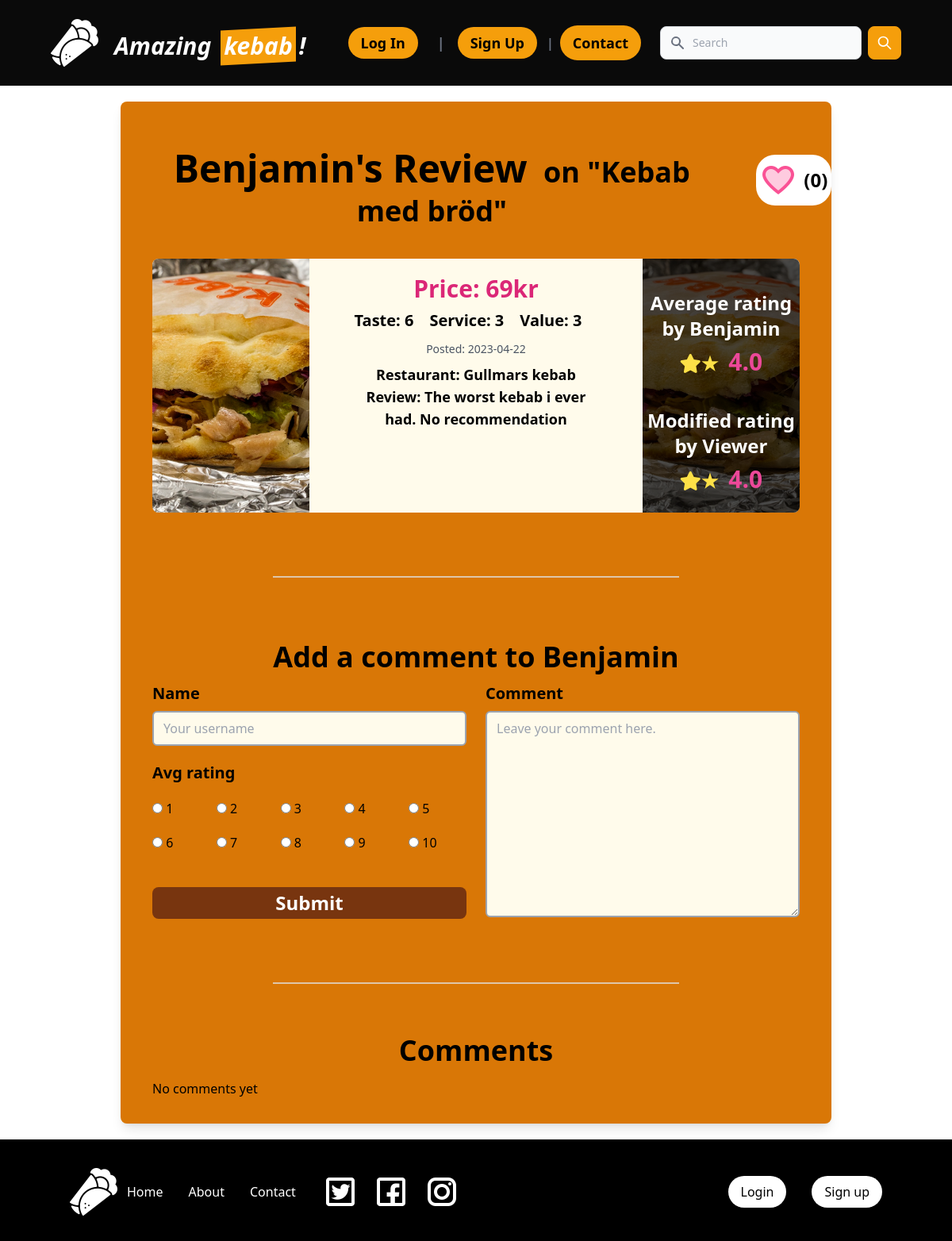
Page /core/detail/12/ on the earlier database version.
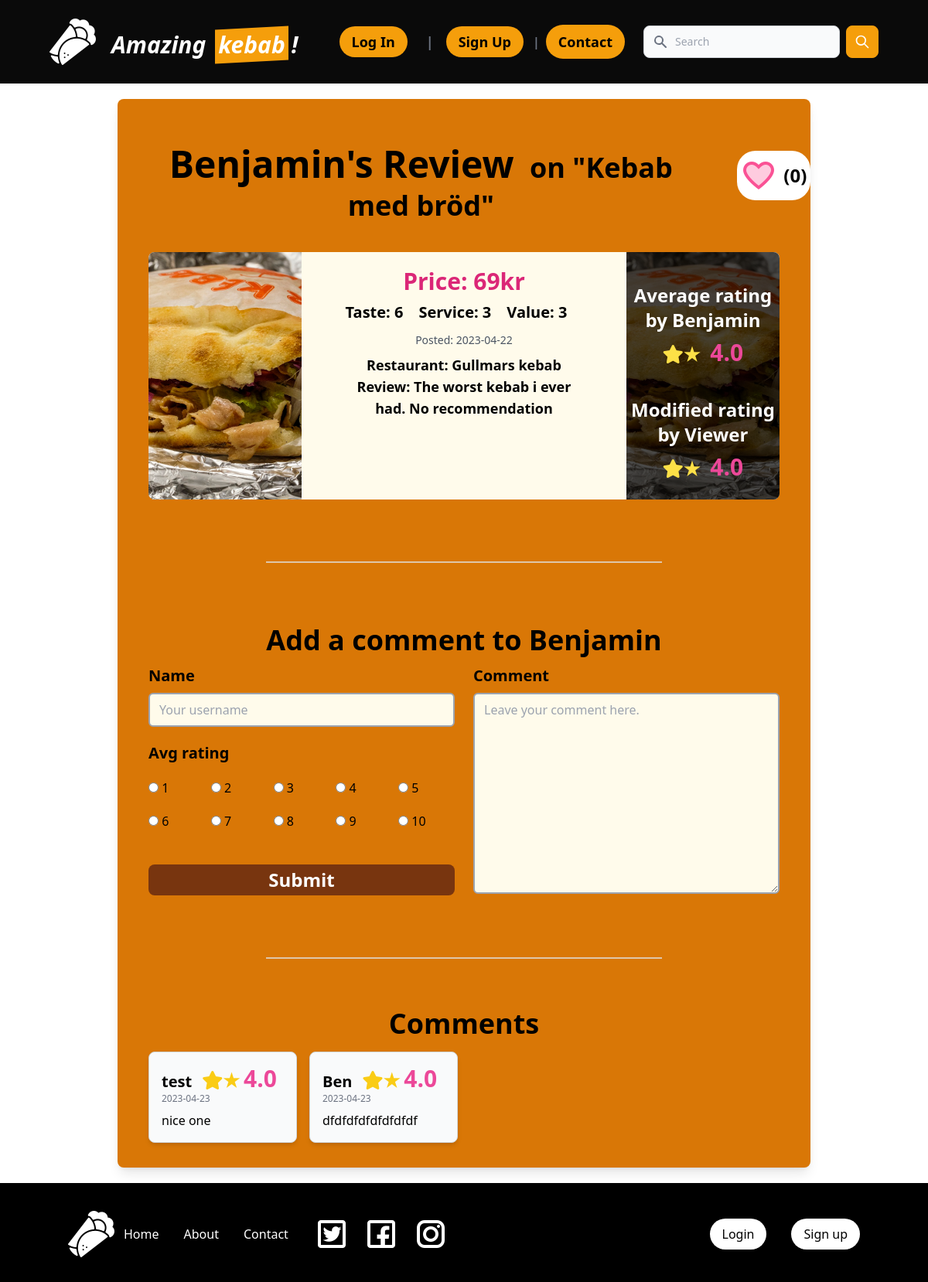
Same page on the later database version.
### core/models.py (models this page shows, shortened)
class Review(models.Model):
    user = models.ForeignKey(
        CustomUser, on_delete=models.CASCADE, related_name='reviews_by_user'
    )
    menu = models.ForeignKey(
        Menu, on_delete=models.CASCADE, related_name='reviews_of_menu'
    )
    restaurant = models.ForeignKey(
        Restaurant, on_delete=models.CASCADE, related_name='restaurants_for_review'
    )
    image = models.ImageField(upload_to='images/', null=True, blank=True)
    review = models.TextField(default="", null=False)
    taste_rating = models.IntegerField(null=False)
    service_rating = models.IntegerField(null=False)
    value_rating = models.IntegerField(null=False)
    avg_rating = models.FloatField(null=True, blank=True)
    like_count = models.IntegerField(default=0)
    created_at = models.DateTimeField(auto_now_add=True)
    class Meta:
        indexes = [models.Index(fields=['-created_at']),]
        ordering = ['-created_at']

class CustomUser(AbstractUser):
    email = models.EmailField("email address", unique=True, blank=False)
    USERNAME_FIELD = "email"  # make the user log in with the email
    REQUIRED_FIELDS = ["username"]
    objects = CustomUserManager()

class Menu(models.Model):
    menu = models.CharField(max_length=100, null=False)
    price = models.IntegerField(null=False)
    restaurants = models.ManyToManyField(Restaurant)
    created_at = models.DateTimeField(auto_now_add=True)

class Restaurant(models.Model):
    name = models.CharField(max_length=100, null=False)
    address = models.CharField(max_length=200, null=False)
    tel = models.CharField(max_length=20, null=True, blank=True)
    website = models.URLField(null=True, blank=True)

class Comment(models.Model):
    review = models.ForeignKey(Review, on_delete=models.CASCADE, related_name='comments')
    name = models.CharField(max_length=80,  null=False)
    comment = models.TextField(null=False)
    avg_rating = models.IntegerField( null=False)
    created_at = models.DateTimeField(auto_now_add=True)
    class Meta():
        ordering = ['-created_at']
        indexes = [models.Index(fields=['-created_at'])]

### core/views.py (the view)
# urls.py: path('detail/<int:id>/', views.detail, name='detail'),
def detail(request, id):
    target_review = get_object_or_404(Review, id=id)
    comments = Comment.objects.filter(review=target_review)
    if request.method == 'POST':
        form = CommentForm(request.POST)
        if form.is_valid():
            comment = form.save(commit=False)
            comment.review = target_review
            comment.save()
            return redirect('core:detail', id=id)
    else:
        form = CommentForm()
    context = {
        'review': target_review,
        'comment_form': form,
        'comments': comments
    }
    return render(request, 'core/detail.html', context)

### core/forms.py
class CommentForm(forms.ModelForm):
    SERVICE_CHOICES = [(i, str(i)) for i in range(1, 11)]
    name = forms.CharField(
        max_length=80,
        widget=forms.TextInput(attrs={
            'class': 'border-2 border-gray-400 rounded-md py-2 px-3 focus:outline-none focus:ring-2 focus:ring-amber-900 bg-amber-50',
            'placeholder': 'Your username'
        }))
    avg_rating = forms.ChoiceField(
        choices=SERVICE_CHOICES,
        widget=forms.RadioSelect(attrs={'class': 'form-radio mt-4'
                                        }))
    comment = forms.CharField(
        widget=forms.Textarea(attrs={
            'class': 'border-2 border-gray-400 rounded-md py-2 px-3 focus:outline-none focus:ring-2 focus:ring-amber-900 bg-amber-50',
            'placeholder': 'Leave your comment here.'
        }))
    class Meta:
        model = Comment
        exclude = ['review', 'created_at']

### core/templates/core/detail.html (shortened to what the changed rows need)
{% extends 'core/base.html' %} {% block content %} {% load static %}
<main class="flex-1 mx-16 pt-32">
  <section class="bg-amber-600 rounded-lg shadow-lg overflow-hidden mb-5">
    <div class="card">
      <div class="flex items-center justify-center">
        <h1 class="text-5xl font-bold p-10 mt-5 text-center">
          {{ review.user.username }}'s Review
          <span class="text-4xl ml-2">on "{{ review.menu.menu }}"</span>
        </h1>
        <button id="like-btn" type="button"
          class="bg-white text-2xl rounded-3xl text-black font-bold py-2 px-3 hover:text-white hover:bg-pink-500 flex items-center justify-center ml-4">
          <img src="{% static 'core/icon-favorite.png' %}" alt="heart" class="mr-2">
          <span><span id="like-count" class="text-2xl">({{ review.like_count }})</span></span>
        </button>
      </div>
      <div class="flex mx-10 bg-amber-50 rounded-lg">
        {% if review.image %}
        <div class="relative overflow-hidden w-80 max-w-80 h-80 max-h-80 rounded-l-lg">
          <div class="absolute inset-0">
            <img
              class="w-full h-full aspect-w-1 aspect-h-1 object-cover object-center"
              src="{{ review.image.url }}"
              alt="{{ review.menu.menu }} image"
            />
          </div>
        </div>
        {% endif %}
        <div class="px-5 mx-8 py-5 text-xl font-semibold w-4/7 text-center">
          <div class="font-bold mb-3">
            <p class="text-3xl mb-2 text-pink-600">Price: {{ review.menu.price }}kr</p>
            <ul class="flex text-xl justify-center">
              <li class="mr-5">Taste: {{ review.taste_rating }}</li>
              <li class="mr-5">Service: {{ review.service_rating }}</li>
              <li class="mr-5">Value: {{ review.value_rating }}</li>
            </ul>
          </div>
          <ul class="text-lg font-bold text-center">
            <li class="text-gray-600 text-sm font-normal mb-2">
              Posted: {{ review.created_at|date:"Y-m-d" }}
            </li>
            <li>
              Restaurant: <span class="font-semibold">{{ review.restaurant.name }}</span>
            </li>
            <li>
              Review: <span class="font-semibold">{{ review.review }}</span>
            </li>
          </ul>
        </div>
        {% if review.image %}
        <div class="relative overflow-hidden w-80 max-w-80 h-80 max-h-80 rounded-r-lg">
          <div class="absolute inset-0">
            <img
              class="w-full h-full aspect-w-1 aspect-h-1 object-cover object-center"
              src="{{ review.image.url }}"
              alt="{{ review.menu.menu }} image"
            />
          </div>
          <div class="absolute bottom-0 left-0 w-full h-full text-white bg-black/70 flex justify-center">
            <div class="py-10 text-center">
              <h2 class="font-bold text-2xl mb-2">
                Average rating by {{ review.user.username }}
              </h2>
              <p class="mb-10">
                <span class="text-xl font-bold text-pink-500">
                  <i class="text-yellow-300 text-2xl fas fa-star">&#9733;</i>
                  <span class="text-3xl font-bold text-pink-500">
                    &nbsp;{{ review.avg_rating }}
                  </span>
                </span>
              </p>
              <h2 class="font-bold text-2xl mb-2">
                Modified rating by Viewer
              </h2>
              <p>
                <p>
                  <span class="text-xl font-bold text-pink-500">
                    <i class="text-yellow-300 text-2xl fas fa-star">&#9733;</i>
                    <span class="text-3xl font-bold text-pink-500">
                      &nbsp;{{ review.avg_rating }}
                    </span>
                  </span>
                </p>
              </p>
            </div>
          </div>
        </div>
        {% endif %}
      </div>
    <div class="px-10 mt-5">
      <h2 class="font-bold text-4xl text-center mt-20 mb-3">
        Add a comment to {{ review.user.username }}
      </h2>
      <form method="post">
        <div class="grid grid-cols-2 gap-6">
          <div class="flex flex-col col-span-1">
            <div class="grid grid-cols-5 gap-2 mb-5">
              {% for radio in comment_form.avg_rating %}
              <div class="flex items-center">
                {{ radio }}
              </div>
              {% endfor %}
            </div>
          </div>
        </div>
      </form>
    </div>
    <div class="px-10 mb-8">
      <h2 class="font-bold text-4xl text-center pb-4 mt-16">Comments</h2>
      <div class="grid grid-cols-1 md:grid-cols-4 gap-4">
        {% for c in comments %}
        <div class="bg-gray-50 border border-gray-300 p-4 rounded-lg shadow-md">
          <p class="text-xl font-bold">
            {{ c.name }}
            <span class="ml-2">
              <i class="text-yellow-400 text-2xl fas fa-star">&#9733;</i>
              <span class="text-3xl font-bold text-pink-500">
                {{ review.avg_rating }}</span>
            </span>
          </p>
          <p class="text-xs font-normal text-gray-500 mb-2">
            {{ c.created_at|date:"Y-m-d" }}
          </p>
          <p class="text-base leading-6">{{ c.comment }}</p>
        </div>
        {% empty %}
        <p>No comments yet</p>
        {% endfor %}
      </div>
    </div>
  </section>
</main>
{% endblock content %}

Differences in the rows shown:
added Comment: name "test", {{ review.avg_rating }} "4.0", created_at "2023-04-23", comment "nice one"
added Comment: name "Ben", {{ review.avg_rating }} "4.0", created_at "2023-04-23", comment "dfdfdfdfdfdfdfdf"
Other differences:
text no longer shown: "No comments yet"
